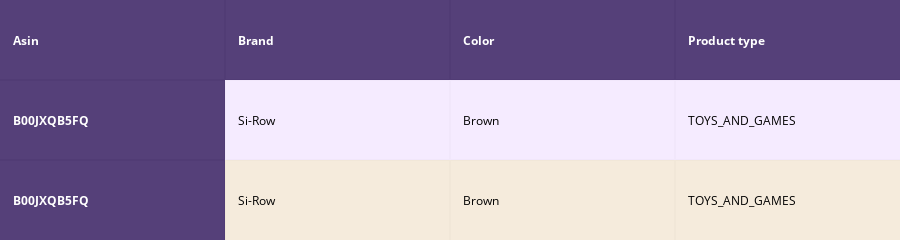
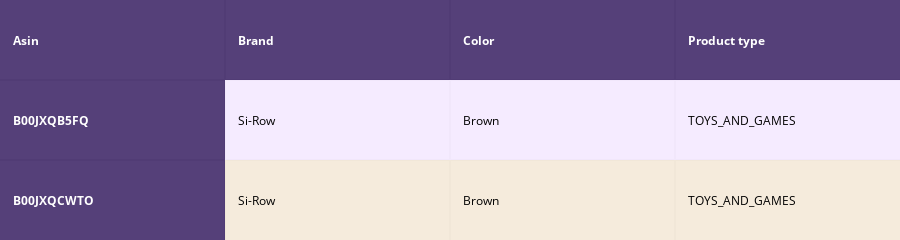
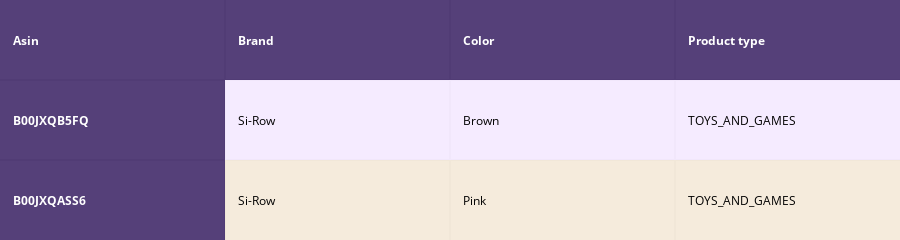

Notebook code for these charts, in order:
### Code cell
def idf_w2v_brand(doc_id, w1, w2, num_results):
    # doc_id: apparel's id in given corpus
    # w1: weight for  w2v features
    # w2: weight for brand and color features

    # pairwise_dist will store the distance from given input apparel to all remaining apparels
    # the metric we used here is cosine, the coside distance is mesured as K(X, Y) = <X, Y> / (||X||*||Y||)
    # http://scikit-learn.org/stable/modules/metrics.html#cosine-similarity
    idf_w2v_dist  = pairwise_distances(w2v_title_weight, w2v_title_weight[doc_id].reshape(1,-1))
    ex_feat_dist = pairwise_distances(extra_features, extra_features[doc_id])
    pairwise_dist   = (w1 * idf_w2v_dist +  w2 * ex_feat_dist)/float(w1 + w2)

    # np.argsort will return indices of 9 smallest distances
    indices = np.argsort(pairwise_dist.flatten())[0:num_results]
    #pdists will store the 9 smallest distances
    pdists  = np.sort(pairwise_dist.flatten())[0:num_results]

    #data frame indices of the 9 smallest distace's
    df_indices = list(data.index[indices])
    

    for i in range(0, len(indices)):
        heat_map_w2v_brand(data['title'].loc[df_indices[0]],data['title'].loc[df_indices[i]], data['medium_image_url'].loc[df_indices[i]], indices[0], indices[i],df_indices[0], df_indices[i], 'weighted')
        print('ASIN :',data['asin'].loc[df_indices[i]])
        print('Brand :',data['brand'].loc[df_indices[i]])
        print('euclidean distance from input :', pdists[i])
        print('='*125)

idf_w2v_brand(12566, 5, 5, 3)
# in the give heat map, each cell contains the euclidean distance between words i, j

### Figure 1 — Plotly figure (JSON) as saved in the notebook; plotly's stock layout.template omitted (floating-point values rounded to 4 significant figures)
{"data": [{"opacity": 0.75, "uid": "ceead6a0-d128-4f70-ad33-3d21d6d9cb93", "colorscale": [[0, "#1d004d"], [0.5, "#f2e5ff"], [1, "#f2e5d1"]], "showscale": false, "hoverinfo": "none", "z": [[0, 0, 0, 0], [0, 0.5, 0.5, 0.5], [0, 1, 1, 1]], "type": "heatmap"}], "layout": {"yaxis": {"showticklabels": false, "tick0": 0.5, "ticks": "", "gridwidth": 2, "dtick": 1, "zeroline": false, "autorange": "reversed"}, "margin": {"r": 0, "b": 0, "l": 0, "t": 0}, "annotations": [{"xref": "x", "xanchor": "left", "yref": "y", "text": "<b>Asin</b>", "align": "left", "y": 0, "x": -0.45, "font": {"color": "#ffffff"}, "showarrow": false}, {"xref": "x", "xanchor": "left", "yref": "y", "text": "<b>Brand</b>", "align": "left", "y": 0, "x": 0.55, "font": {"color": "#ffffff"}, "showarrow": false}, {"xref": "x", "xanchor": "left", "yref": "y", "text": "<b>Color</b>", "align": "left", "y": 0, "x": 1.55, "font": {"color": "#ffffff"}, "showarrow": false}, {"xref": "x", "xanchor": "left", "yref": "y", "text": "<b>Product type</b>", "align": "left", "y": 0, "x": 2.55, "font": {"color": "#ffffff"}, "showarrow": false}, {"xref": "x", "xanchor": "left", "yref": "y", "text": "<b>B00JXQB5FQ</b>", "align": "left", "y": 1, "x": -0.45, "font": {"color": "#ffffff"}, "showarrow": false}, {"xref": "x", "xanchor": "left", "yref": "y", "text": "Si-Row", "align": "left", "y": 1, "x": 0.55, "font": {"color": "#000000"}, "showarrow": false}, {"xref": "x", "xanchor": "left", "yref": "y", "text": "Brown", "align": "left", "y": 1, "x": 1.55, "font": {"color": "#000000"}, "showarrow": false}, {"xref": "x", "xanchor": "left", "yref": "y", "text": "TOYS_AND_GAMES", "align": "left", "y": 1, "x": 2.55, "font": {"color": "#000000"}, "showarrow": false}, {"xref": "x", "xanchor": "left", "yref": "y", "text": "<b>B00JXQB5FQ</b>", "align": "left", "y": 2, "x": -0.45, "font": {"color": "#ffffff"}, "showarrow": false}, {"xref": "x", "xanchor": "left", "yref": "y", "text": "Si-Row", "align": "left", "y": 2, "x": 0.55, "font": {"color": "#000000"}, "showarrow": false}, {"xref": "x", "xanchor": "left", "yref": "y", "text": "Brown", "align": "left", "y": 2, "x": 1.55, "font": {"color": "#000000"}, "showarrow": false}, {"xref": "x", "xanchor": "left", "yref": "y", "text": "TOYS_AND_GAMES", "align": "left", "y": 2, "x": 2.55, "font": {"color": "#000000"}, "showarrow": false}], "xaxis": {"showticklabels": false, "tick0": -0.5, "ticks": "", "gridwidth": 2, "dtick": 1, "zeroline": false}, "height": 140}}

### Figure 2 — Plotly figure (JSON) as saved in the notebook; plotly's stock layout.template omitted (floating-point values rounded to 4 significant figures)
{"data": [{"opacity": 0.75, "uid": "bf275300-ea1e-4af8-9061-164550e22b2e", "colorscale": [[0, "#1d004d"], [0.5, "#f2e5ff"], [1, "#f2e5d1"]], "showscale": false, "hoverinfo": "none", "z": [[0, 0, 0, 0], [0, 0.5, 0.5, 0.5], [0, 1, 1, 1]], "type": "heatmap"}], "layout": {"yaxis": {"showticklabels": false, "tick0": 0.5, "ticks": "", "gridwidth": 2, "dtick": 1, "zeroline": false, "autorange": "reversed"}, "margin": {"r": 0, "b": 0, "l": 0, "t": 0}, "annotations": [{"xref": "x", "xanchor": "left", "yref": "y", "text": "<b>Asin</b>", "align": "left", "y": 0, "x": -0.45, "font": {"color": "#ffffff"}, "showarrow": false}, {"xref": "x", "xanchor": "left", "yref": "y", "text": "<b>Brand</b>", "align": "left", "y": 0, "x": 0.55, "font": {"color": "#ffffff"}, "showarrow": false}, {"xref": "x", "xanchor": "left", "yref": "y", "text": "<b>Color</b>", "align": "left", "y": 0, "x": 1.55, "font": {"color": "#ffffff"}, "showarrow": false}, {"xref": "x", "xanchor": "left", "yref": "y", "text": "<b>Product type</b>", "align": "left", "y": 0, "x": 2.55, "font": {"color": "#ffffff"}, "showarrow": false}, {"xref": "x", "xanchor": "left", "yref": "y", "text": "<b>B00JXQB5FQ</b>", "align": "left", "y": 1, "x": -0.45, "font": {"color": "#ffffff"}, "showarrow": false}, {"xref": "x", "xanchor": "left", "yref": "y", "text": "Si-Row", "align": "left", "y": 1, "x": 0.55, "font": {"color": "#000000"}, "showarrow": false}, {"xref": "x", "xanchor": "left", "yref": "y", "text": "Brown", "align": "left", "y": 1, "x": 1.55, "font": {"color": "#000000"}, "showarrow": false}, {"xref": "x", "xanchor": "left", "yref": "y", "text": "TOYS_AND_GAMES", "align": "left", "y": 1, "x": 2.55, "font": {"color": "#000000"}, "showarrow": false}, {"xref": "x", "xanchor": "left", "yref": "y", "text": "<b>B00JXQCWTO</b>", "align": "left", "y": 2, "x": -0.45, "font": {"color": "#ffffff"}, "showarrow": false}, {"xref": "x", "xanchor": "left", "yref": "y", "text": "Si-Row", "align": "left", "y": 2, "x": 0.55, "font": {"color": "#000000"}, "showarrow": false}, {"xref": "x", "xanchor": "left", "yref": "y", "text": "Brown", "align": "left", "y": 2, "x": 1.55, "font": {"color": "#000000"}, "showarrow": false}, {"xref": "x", "xanchor": "left", "yref": "y", "text": "TOYS_AND_GAMES", "align": "left", "y": 2, "x": 2.55, "font": {"color": "#000000"}, "showarrow": false}], "xaxis": {"showticklabels": false, "tick0": -0.5, "ticks": "", "gridwidth": 2, "dtick": 1, "zeroline": false}, "height": 140}}

### Figure 3 — Plotly figure (JSON) as saved in the notebook; plotly's stock layout.template omitted (floating-point values rounded to 4 significant figures)
{"data": [{"opacity": 0.75, "uid": "ef243c7d-7663-4de4-881b-556831737a83", "colorscale": [[0, "#1d004d"], [0.5, "#f2e5ff"], [1, "#f2e5d1"]], "showscale": false, "hoverinfo": "none", "z": [[0, 0, 0, 0], [0, 0.5, 0.5, 0.5], [0, 1, 1, 1]], "type": "heatmap"}], "layout": {"yaxis": {"showticklabels": false, "tick0": 0.5, "ticks": "", "gridwidth": 2, "dtick": 1, "zeroline": false, "autorange": "reversed"}, "margin": {"r": 0, "b": 0, "l": 0, "t": 0}, "annotations": [{"xref": "x", "xanchor": "left", "yref": "y", "text": "<b>Asin</b>", "align": "left", "y": 0, "x": -0.45, "font": {"color": "#ffffff"}, "showarrow": false}, {"xref": "x", "xanchor": "left", "yref": "y", "text": "<b>Brand</b>", "align": "left", "y": 0, "x": 0.55, "font": {"color": "#ffffff"}, "showarrow": false}, {"xref": "x", "xanchor": "left", "yref": "y", "text": "<b>Color</b>", "align": "left", "y": 0, "x": 1.55, "font": {"color": "#ffffff"}, "showarrow": false}, {"xref": "x", "xanchor": "left", "yref": "y", "text": "<b>Product type</b>", "align": "left", "y": 0, "x": 2.55, "font": {"color": "#ffffff"}, "showarrow": false}, {"xref": "x", "xanchor": "left", "yref": "y", "text": "<b>B00JXQB5FQ</b>", "align": "left", "y": 1, "x": -0.45, "font": {"color": "#ffffff"}, "showarrow": false}, {"xref": "x", "xanchor": "left", "yref": "y", "text": "Si-Row", "align": "left", "y": 1, "x": 0.55, "font": {"color": "#000000"}, "showarrow": false}, {"xref": "x", "xanchor": "left", "yref": "y", "text": "Brown", "align": "left", "y": 1, "x": 1.55, "font": {"color": "#000000"}, "showarrow": false}, {"xref": "x", "xanchor": "left", "yref": "y", "text": "TOYS_AND_GAMES", "align": "left", "y": 1, "x": 2.55, "font": {"color": "#000000"}, "showarrow": false}, {"xref": "x", "xanchor": "left", "yref": "y", "text": "<b>B00JXQASS6</b>", "align": "left", "y": 2, "x": -0.45, "font": {"color": "#ffffff"}, "showarrow": false}, {"xref": "x", "xanchor": "left", "yref": "y", "text": "Si-Row", "align": "left", "y": 2, "x": 0.55, "font": {"color": "#000000"}, "showarrow": false}, {"xref": "x", "xanchor": "left", "yref": "y", "text": "Pink", "align": "left", "y": 2, "x": 1.55, "font": {"color": "#000000"}, "showarrow": false}, {"xref": "x", "xanchor": "left", "yref": "y", "text": "TOYS_AND_GAMES", "align": "left", "y": 2, "x": 2.55, "font": {"color": "#000000"}, "showarrow": false}], "xaxis": {"showticklabels": false, "tick0": -0.5, "ticks": "", "gridwidth": 2, "dtick": 1, "zeroline": false}, "height": 140}}
